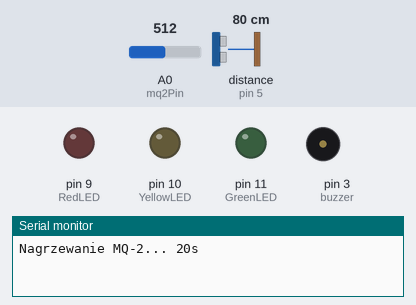
The sketch below on a simulated Arduino Uno, built with avr-gcc and run on an emulated ATmega328P. Parts: output pins drawn as LEDs (lit = HIGH), buzzer (waves = sounding, pin HIGH), the last lines printed to the serial monitor. The inputs (shaded band) are chosen by the test bench; at power-on: A0 (mq2Pin) = 512, distance to the obstacle (sensor on pin 5) 80 cm. The echo pulse lasts 58.3 µs per cm; pins used as bus, display or sensor lines are not drawn.

Above: at 0.1 s.
At 20.1 s:
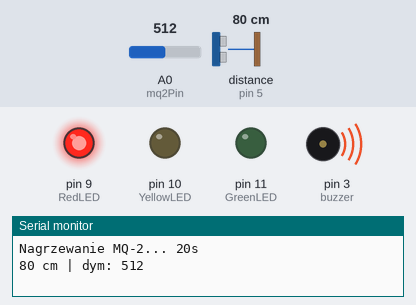
Timing chart, 0 to 21.6 s (numbered marks = the images above):
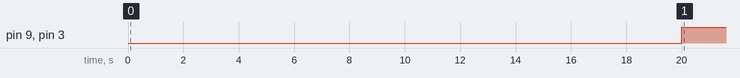

The sketch:

project.ino
```cpp
const int trigPin = 6;
const int echoPin = 5;

#define GreenLED 11
#define YellowLED 10
#define RedLED 9
#define buzzer 3
#define mq2Pin A0

int smokeThreshold = 90; // próg alarmu, dobierz eksperymentalnie

void setup()
{
  Serial.begin(9600);

  pinMode(GreenLED, OUTPUT);
  pinMode(YellowLED, OUTPUT);
  pinMode(RedLED, OUTPUT);
  pinMode(buzzer, OUTPUT);

  digitalWrite(buzzer, LOW); // buzzer cichy na start

  Serial.println("Nagrzewanie MQ-2... 20s");
  delay(20000); // MQ-2 musi się nagrzać
}

void loop()
{
  long duration, cm;

  pinMode(trigPin, OUTPUT);
  digitalWrite(trigPin, LOW);
  delayMicroseconds(2);
  digitalWrite(trigPin, HIGH);
  delayMicroseconds(10);
  digitalWrite(trigPin, LOW);

  pinMode(echoPin, INPUT);
  duration = pulseIn(echoPin, HIGH);
  cm = duration / 29 / 2;

  int smokeLevel = analogRead(mq2Pin);

  // LEDy od dystansu
  digitalWrite(GreenLED, (cm <= 50 && cm > 0) ? HIGH : LOW);
  digitalWrite(YellowLED, (cm <= 30 && cm > 0) ? HIGH : LOW);
  digitalWrite(RedLED, (cm <= 15 && cm > 0) ? HIGH : LOW);

  // Buzzer reaguje na bliskość LUB dym
  if ((cm <= 15 && cm > 0) || smokeLevel > smokeThreshold) {
    digitalWrite(buzzer, HIGH);   // piszczy
    digitalWrite(RedLED, HIGH);  // czerwona też przy dymie
  }
  else {
    digitalWrite(buzzer, LOW);  // cisza
  }

  Serial.print(cm);
  Serial.print(" cm | dym: ");
  Serial.println(smokeLevel);

  delay(300);
}
```

Measured:
- by itself, pin 9 (RedLED), pin 3 (buzzer): LOW → HIGH at 20.0 s
